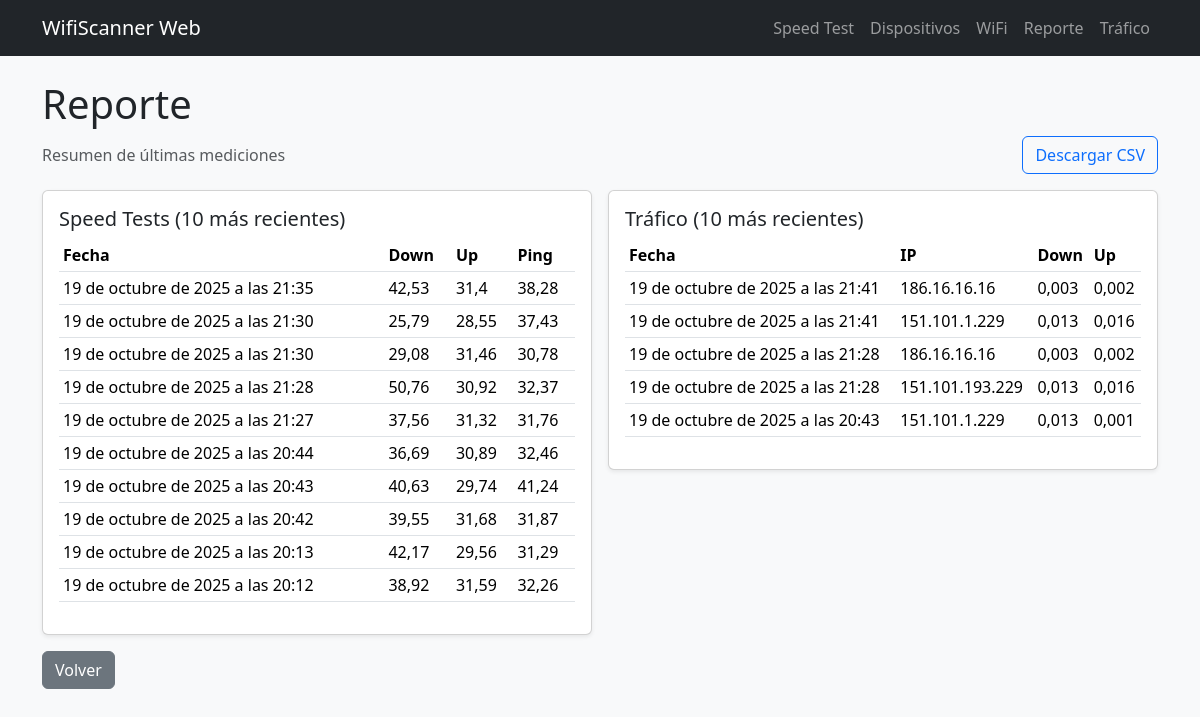
The page /report/ on the database its author committed.
### diagnostics/models.py (models this page shows)
class SpeedTest(models.Model):
    created_at = models.DateTimeField(auto_now_add=True)
    download_mbps = models.FloatField(default=0)
    upload_mbps = models.FloatField(default=0)
    ping_ms = models.FloatField(default=0)

class TrafficSample(models.Model):
    created_at = models.DateTimeField(auto_now_add=True)
    ip = models.CharField(max_length=64)
    download_mbps = models.FloatField(default=0)
    upload_mbps = models.FloatField(default=0)

### diagnostics/views.py (the view)
# urls.py: path('report/', views.report_view, name='report'),
def report_view(request):
    last_tests = SpeedTest.objects.order_by('-created_at')[:10]
    last_traffic = TrafficSample.objects.order_by('-created_at')[:10]
    return render(request, 'diagnostics/report.html', {
        'last_tests': last_tests,
        'last_traffic': last_traffic,
    })

### templates/diagnostics/report.html
{% extends 'base.html' %}
{% block content %}
<h1>Reporte</h1>
<div class="d-flex justify-content-between align-items-center mb-3">
  <p class="text-muted mb-0">Resumen de últimas mediciones</p>
  <a class="btn btn-outline-primary" href="/report.csv">Descargar CSV</a>
  </div>
<div class="row g-3">
  <div class="col-md-6">
    <div class="card shadow-sm">
      <div class="card-body">
        <h5 class="card-title">Speed Tests (10 más recientes)</h5>
        <table class="table table-sm">
          <thead><tr><th>Fecha</th><th>Down</th><th>Up</th><th>Ping</th></tr></thead>
          <tbody>
            {% for s in last_tests %}
              <tr>
                <td>{{ s.created_at }}</td>
                <td>{{ s.download_mbps }}</td>
                <td>{{ s.upload_mbps }}</td>
                <td>{{ s.ping_ms }}</td>
              </tr>
            {% empty %}
              <tr><td colspan="4" class="text-muted">Sin datos.</td></tr>
            {% endfor %}
          </tbody>
        </table>
      </div>
    </div>
  </div>
  <div class="col-md-6">
    <div class="card shadow-sm">
      <div class="card-body">
        <h5 class="card-title">Tráfico (10 más recientes)</h5>
        <table class="table table-sm">
          <thead><tr><th>Fecha</th><th>IP</th><th>Down</th><th>Up</th></tr></thead>
          <tbody>
            {% for t in last_traffic %}
              <tr>
                <td>{{ t.created_at }}</td>
                <td>{{ t.ip }}</td>
                <td>{{ t.download_mbps }}</td>
                <td>{{ t.upload_mbps }}</td>
              </tr>
            {% empty %}
              <tr><td colspan="4" class="text-muted">Sin datos.</td></tr>
            {% endfor %}
          </tbody>
        </table>
      </div>
    </div>
  </div>
</div>
<a class="btn btn-secondary mt-3" href="/">Volver</a>
{% endblock %}

### templates/base.html (shortened to what this page needs)
<!doctype html>
<html lang="es">
  <head>
    <link rel="stylesheet" href="https://cdn.jsdelivr.net/npm/bootstrap@5.3.3/dist/css/bootstrap.min.css">
  </head>
  <body class="bg-light">
    <nav class="navbar navbar-expand-lg bg-dark navbar-dark">
      <div class="container">
        <a class="navbar-brand" href="/">WifiScanner Web</a>
        <div class="navbar-nav">
          <a class="nav-link" href="/speedtest/">Speed Test</a>
          <a class="nav-link" href="/devices/">Dispositivos</a>
          <a class="nav-link" href="/wifi/">WiFi</a>
          <a class="nav-link" href="/report/">Reporte</a>
          <a class="nav-link" href="/traffic/">Tráfico</a>
        </div>
      </div>
    </nav>
    <main class="container py-4">
      {% block content %}{% endblock %}
    </main>
  </body>
</html>

### rows shown on the page
SpeedTest: created_at "19 de octubre de 2025 a las 21:35", download_mbps "42,53", upload_mbps "31,4", ping_ms "38,28"
SpeedTest: created_at "19 de octubre de 2025 a las 21:30", download_mbps "25,79", upload_mbps "28,55", ping_ms "37,43"
SpeedTest: created_at "19 de octubre de 2025 a las 21:30", download_mbps "29,08", upload_mbps "31,46", ping_ms "30,78"
SpeedTest: created_at "19 de octubre de 2025 a las 21:28", download_mbps "50,76", upload_mbps "30,92", ping_ms "32,37"
SpeedTest: created_at "19 de octubre de 2025 a las 21:27", download_mbps "37,56", upload_mbps "31,32", ping_ms "31,76"
SpeedTest: created_at "19 de octubre de 2025 a las 20:44", download_mbps "36,69", upload_mbps "30,89", ping_ms "32,46"
SpeedTest: created_at "19 de octubre de 2025 a las 20:43", download_mbps "40,63", upload_mbps "29,74", ping_ms "41,24"
SpeedTest: created_at "19 de octubre de 2025 a las 20:42", download_mbps "39,55", upload_mbps "31,68", ping_ms "31,87"
SpeedTest: created_at "19 de octubre de 2025 a las 20:13", download_mbps "42,17", upload_mbps "29,56", ping_ms "31,29"
SpeedTest: created_at "19 de octubre de 2025 a las 20:12", download_mbps "38,92", upload_mbps "31,59", ping_ms "32,26"
TrafficSample: created_at "19 de octubre de 2025 a las 21:41", ip "186.16.16.16", download_mbps "0,003", upload_mbps "0,002"
TrafficSample: created_at "19 de octubre de 2025 a las 21:41", ip "151.101.1.229", download_mbps "0,013", upload_mbps "0,016"
TrafficSample: created_at "19 de octubre de 2025 a las 21:28", ip "186.16.16.16", download_mbps "0,003", upload_mbps "0,002"
TrafficSample: created_at "19 de octubre de 2025 a las 21:28", ip "151.101.193.229", download_mbps "0,013", upload_mbps "0,016"
TrafficSample: created_at "19 de octubre de 2025 a las 20:43", ip "151.101.1.229", download_mbps "0,013", upload_mbps "0,001"
